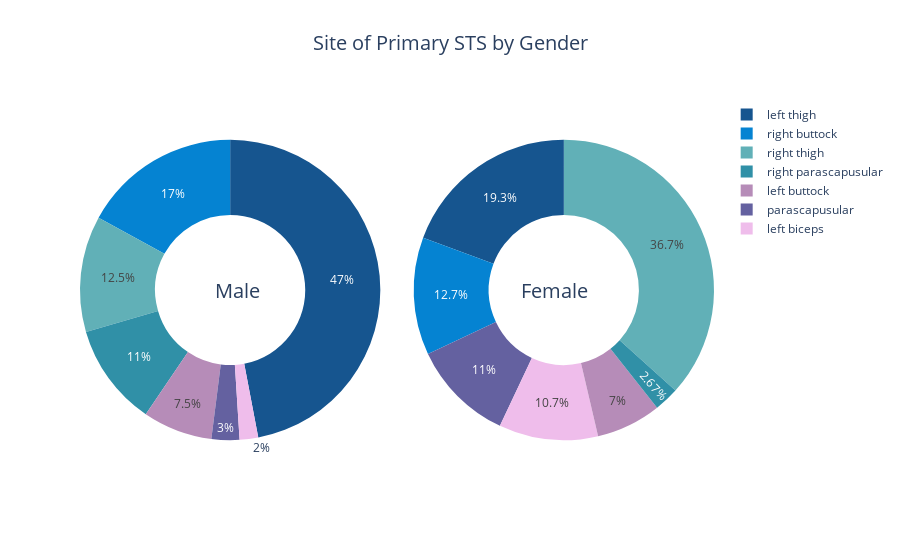

The notebook cell saved with this chart:
### Code cell
import plotly.graph_objs as go
import plotly.offline as pyo
def male_site_counts():
    return male_data['Site of primary STS'].value_counts()
def female_site_counts():
    return female_data['Site of primary STS'].value_counts()
male_counts = male_site_counts()
female_counts = female_site_counts()
categories = male_counts.index.tolist()
blue_palette = ['#16558F', '#0583D2', '#61B0B7', '#3090A7', '#B68CB8', '#6461A0', '#EFBDEB']
data1 = {
    "values": male_counts[categories].values,
    "labels": categories,
    "domain": {"column": 0},
    "name": "Male Site of primary STS",
    "hoverinfo": "label+percent+name",
    "hole": 0.5,
    "type": "pie",
    "marker": {"colors": blue_palette}  
}

data2 = {
    "values": female_counts[categories].values,
    "labels": categories,
    "domain": {"column": 1},
    "name": "Female Site of primary STS",
    "hoverinfo": "label+percent+name",
    "hole": 0.5,
    "type": "pie",
    "marker": {"colors": blue_palette}  
}

data = [data1, data2]

layout = go.Layout(
    {
        "title": {
            "text": "Site of Primary STS by Gender",
            "font": {
                "size": 20
                },
            "x": 0.5  # Center the title
        },
        "grid": {"rows": 1, "columns": 2},
        "annotations": [
            {
                "font": {"size": 20},
                "showarrow": False,
                "text": "Male",
                "x": 0.21,
                "y": 0.5
            },
            {
                "font": {"size": 20},
                "showarrow": False,
                "text": "Female",
                "x": 0.805,
                "y": 0.5
            }
        ]
    }
)
fig = go.Figure(data=data, layout=layout)
pyo.iplot(fig)

### Figure 1 — Plotly figure (JSON) as saved in the notebook; plotly's stock layout.template omitted (floating-point values rounded to 4 significant figures)
{"data": [{"domain": {"column": 0}, "hole": 0.5, "hoverinfo": "label+percent+name", "labels": ["left thigh", "right buttock", "right thigh", "right parascapusular", "left buttock", "parascapusular", "left biceps"], "marker": {"colors": ["#16558F", "#0583D2", "#61B0B7", "#3090A7", "#B68CB8", "#6461A0", "#EFBDEB"]}, "name": "Male Site of primary STS", "type": "pie", "values": [94, 34, 25, 22, 15, 6, 4]}, {"domain": {"column": 1}, "hole": 0.5, "hoverinfo": "label+percent+name", "labels": ["left thigh", "right buttock", "right thigh", "right parascapusular", "left buttock", "parascapusular", "left biceps"], "marker": {"colors": ["#16558F", "#0583D2", "#61B0B7", "#3090A7", "#B68CB8", "#6461A0", "#EFBDEB"]}, "name": "Female Site of primary STS", "type": "pie", "values": [58, 38, 110, 8, 21, 33, 32]}], "layout": {"annotations": [{"font": {"size": 20}, "showarrow": false, "text": "Male", "x": 0.21, "y": 0.5}, {"font": {"size": 20}, "showarrow": false, "text": "Female", "x": 0.805, "y": 0.5}], "autosize": true, "grid": {"columns": 2, "rows": 1}, "title": {"font": {"size": 20}, "text": "Site of Primary STS by Gender", "x": 0.5}}}
